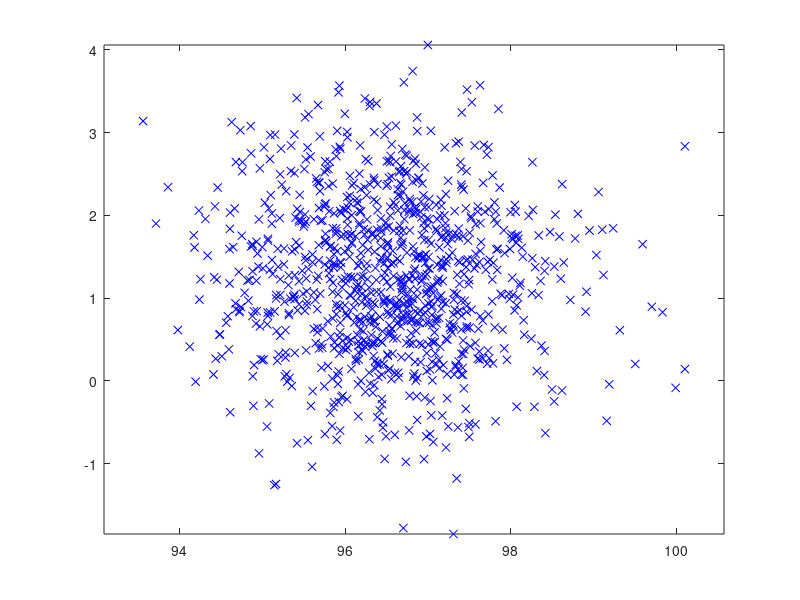

MATLAB code to generate this figure: (Note: this script raises an error after producing the figure.)
%% EEE3032 - Computer Vision and Pattern Recognition (ee3.cvpr)
%%
%% Eigen_Test.m
%% Tests eigen model functions and serves as an example of library use
%%
%% Usage:  Eigen_Test()  - standalone function
%%
%% (c) John Collomosse 2010  (J.Collomosse@surrey.ac.uk)
%% Centre for Vision Speech and Signal Processing (CVSSP)
%% University of Surrey, United Kingdom

close all;
clear all;

N=1000;  % samples
D=2;     % dimension (has to be 2 for plotting purposes)
S=1;     % std-dev to partition points in visualization

% generate some Gaussian test data
org=rand(D,1)*100;
theta=rand(1)*2*pi;
sf=rand(1);
R=[sf*cos(theta) -sin(theta); sf*sin(theta) cos(theta)];
obs=R*randn(D,N)+repmat(org,1,N);

% plot the data
plot(obs(1,:),obs(2,:),'bx');
hold on;
axis equal;

% build the Eigenmodel
E=Eigen_Build(obs);

% plot in green all points within 1 standard deviation of the model
d=Eigen_Mahalanobis(obs,E);
idx=find(d<S);
plot(obs(1,idx),obs(2,idx),'gx');

% visualize the Eigenmodel
Eigen_Plot2D(E,S);
